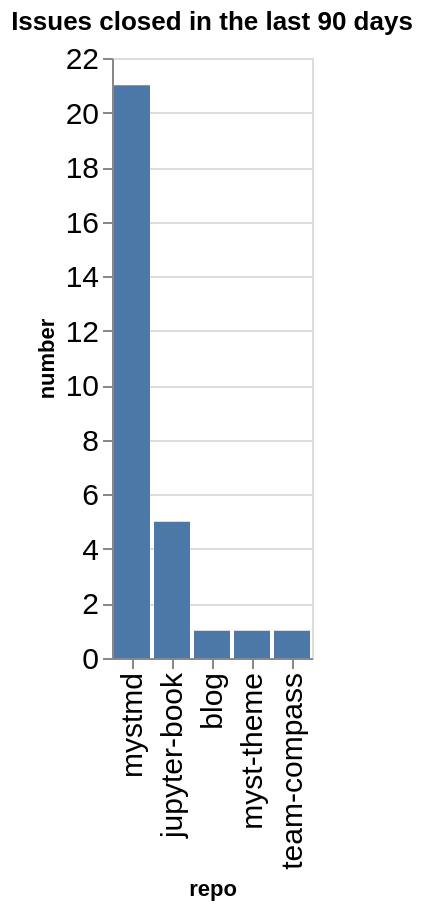

Notebook source saved alongside this figure:
### Code cell
closed_counts = closed.groupby(['org', 'repo']).count()['number'].reset_index()
closed_counts['org/repo'] = closed_counts.apply(lambda a: a['org'] + '/' + a['repo'], axis=1)
sorted_vals = closed_counts.sort_values(['number'], ascending=False)['repo'].values
alt.Chart(data=closed_counts, title=f"Issues closed in the last {n_days} days").mark_bar().encode(
    x=alt.X('repo', sort=alt.Sort(sorted_vals.tolist())),
    y='number',
)

### Figure 1 — Vega-Lite specification as saved in the notebook (floating-point values rounded to 4 significant figures)
{"config": {"axisLeft": {"labelFontSize": 15}, "axisBottom": {"labelFontSize": 15}}, "data": {"name": "data-8e7e50343f23789fd6524a805e888600"}, "mark": {"type": "bar"}, "encoding": {"x": {"field": "repo", "sort": ["mystmd", "jupyter-book", "blog", "myst-theme", "team-compass"], "type": "nominal"}, "y": {"field": "number", "type": "quantitative"}}, "title": "Issues closed in the last 90 days", "$schema": "https://vega.github.io/schema/vega-lite/v5.20.1.json", "datasets": {"data-8e7e50343f23789fd6524a805e888600": [{"org": "jupyter-book", "repo": "blog", "number": 1, "org/repo": "jupyter-book/blog"}, {"org": "jupyter-book", "repo": "jupyter-book", "number": 5, "org/repo": "jupyter-book/jupyter-book"}, {"org": "jupyter-book", "repo": "myst-theme", "number": 1, "org/repo": "jupyter-book/myst-theme"}, {"org": "jupyter-book", "repo": "mystmd", "number": 21, "org/repo": "jupyter-book/mystmd"}, {"org": "jupyter-book", "repo": "team-compass", "number": 1, "org/repo": "jupyter-book/team-compass"}]}}
